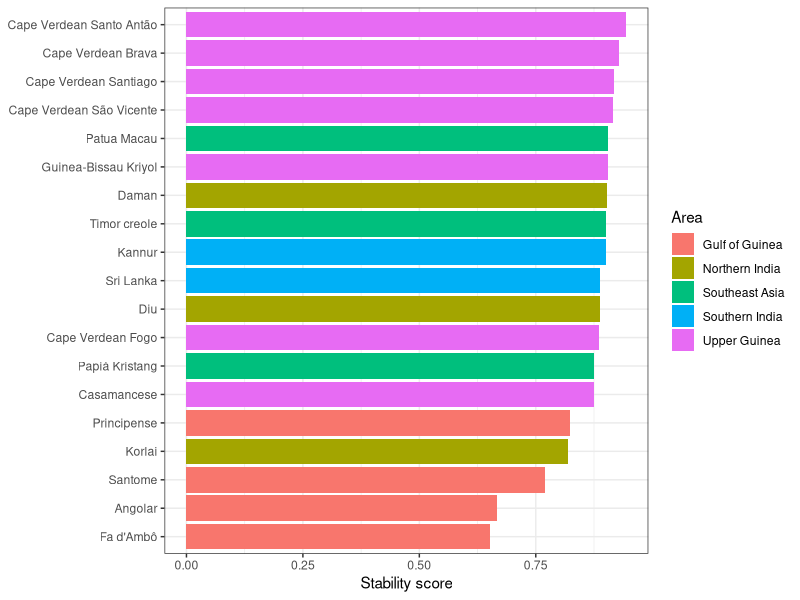
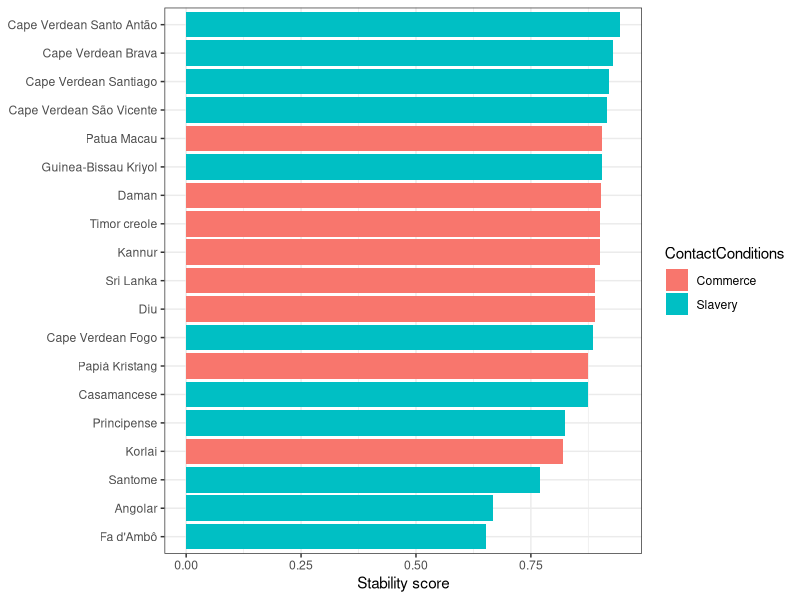
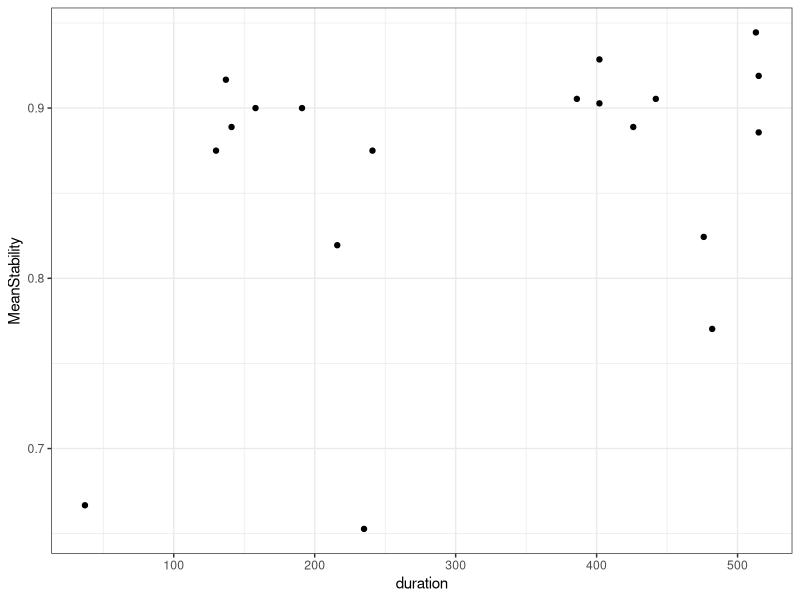
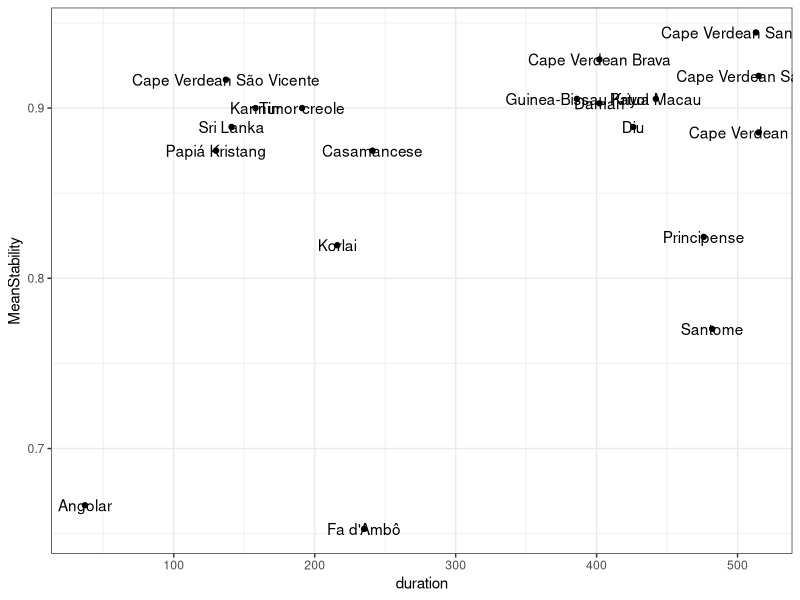
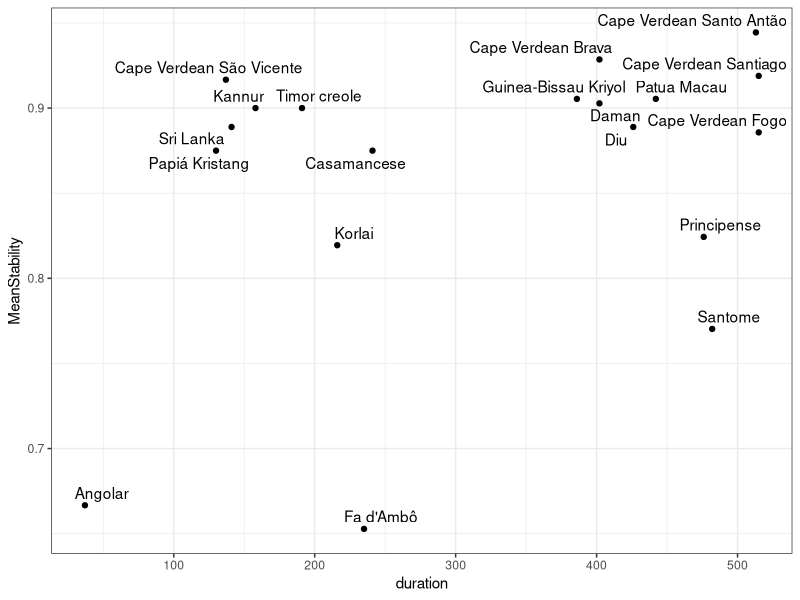
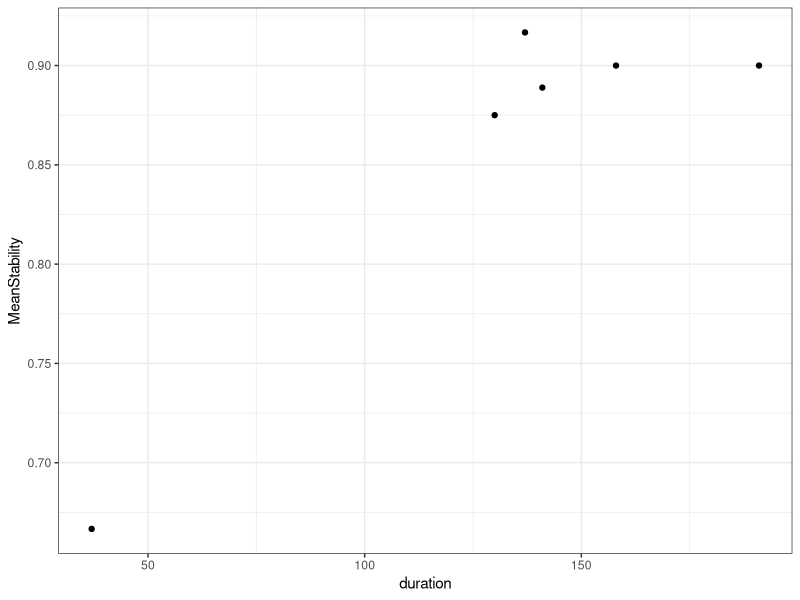
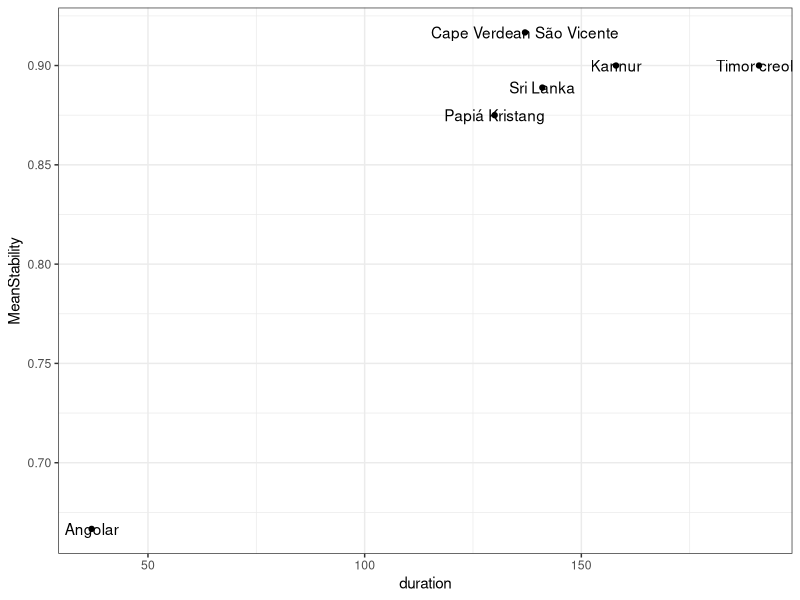
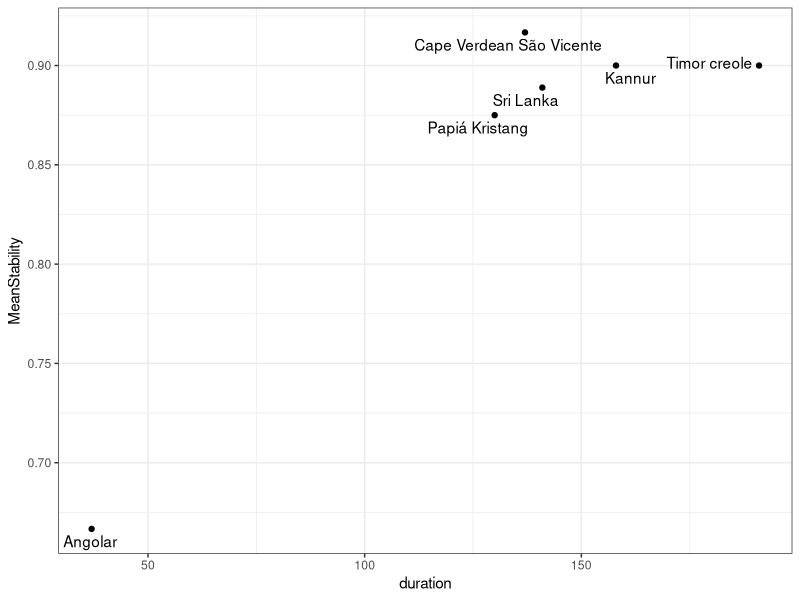

The R source for these figures, in order: (Note: this script raises an error after producing the figures.)
## ---- chunk 1
library(tidyverse)
library(knitr)
library(ggrepel)

theme_set(theme_bw())
## ---- chunk 2
# Because the private token keeps resetting...
# database <- read_csv('https://raw.githubusercontent.com/CreoPhon/CreoPhonPt/main/Creoles.csv?token=AAIGDLS6YB3YSYW7QJWERXDBVYPOE')
# write_csv(database, 'database.csv')
database <- read_csv('database.csv')
## ---- chunk 3
database %>% head() %>% kable()
## ---- chunk 4
database$duration <- database$`EndOfInfluence` - database$`FirstMajorSettlement`
## ---- chunk 5
database <- mutate(database, GlobalStability = (PlaceStability + MannerStability)/2)
# table(database$Language, database$GlobalStability)
## ---- chunk 6
database <- database %>% mutate(duration_group = ifelse(duration <= 200, 'short', 'long'))
## ---- chunk 7
database <- database %>% mutate(categorical_stability = ifelse(PlaceStability == 1 & MannerStability == 1, 'no manner/no place', NA))

database <- database %>% mutate(categorical_stability = ifelse(PlaceStability == 1 & MannerStability == 0, 'manner/no place', categorical_stability))

database <- database %>% mutate(categorical_stability = ifelse(PlaceStability == 0 & MannerStability == 1, 'no manner/place', categorical_stability))

database <- database %>% mutate(categorical_stability = ifelse(PlaceStability == 0 & MannerStability == 0, 'manner/place', categorical_stability))

table(database$categorical_stability)
## ---- chunk 8
creole_stability <- database %>% group_by(Language, Area, duration, duration_group, ContactConditions) %>% summarize(MeanStability = mean(GlobalStability, na.rm = TRUE))
## ---- chunk 9
ggplot(creole_stability) + 
  geom_bar(aes(x = MeanStability, y = reorder(Language, MeanStability), fill = Area), 
           stat = "identity", show.legend = TRUE) +
  theme(axis.title.y = element_blank()) +
  labs(x = "Stability score")
## ---- chunk 10
table(creole_stability$Area)
## ---- chunk 11
ggplot(creole_stability) + 
  geom_bar(aes(x = MeanStability, y = reorder(Language, MeanStability), fill = ContactConditions), 
           stat = "identity", show.legend = TRUE) +
  theme(axis.title.y = element_blank()) +
  labs(x = "Stability score")
## ---- chunk 12
ggplot(creole_stability, aes(x=duration, y=MeanStability)) +
  geom_point()

ggplot(creole_stability, aes(x=duration, y=MeanStability)) +
  geom_point() +
  geom_text(label=creole_stability$Language)

ggplot(creole_stability, aes(x=duration, y=MeanStability)) +
  geom_point() +
  geom_text_repel(aes(label = creole_stability$Language))
## ---- chunk 13
msd <- lm(MeanStability ~ duration, data=creole_stability)
summary(msd)
## ---- chunk 14
tmp_short <- creole_stability %>% filter(duration <= 200)
tmp_long <- creole_stability %>% filter(duration > 200)
## ---- chunk 15
ggplot(tmp_short, aes(x=duration, y=MeanStability)) +
  geom_point()

ggplot(tmp_short, aes(x=duration, y=MeanStability)) +
  geom_point() +
  geom_text(label=tmp_short$Language)

ggplot(tmp_short, aes(x=duration, y=MeanStability)) +
  geom_point() +
  geom_text_repel(aes(label = tmp_short$Language))
## ---- chunk 16
ggplot(tmp_long, aes(x=duration, y=MeanStability)) +
  geom_point()

ggplot(tmp_long, aes(x=duration, y=MeanStability)) +
  geom_point() +
  geom_text(label=tmp_long$Language)

ggplot(tmp_long, aes(x=duration, y=MeanStability)) +
  geom_point() +
  geom_text_repel(aes(label = tmp_long$Language))
## ---- chunk 17
msd <- lm(MeanStability ~ duration + duration_group * duration, data=creole_stability)
summary(msd)

ggplot(creole_stability, aes(x = duration, y = MeanStability, color = duration_group)) +
  geom_smooth(method = "lm") +
  geom_point()
## ---- chunk 18
library(mgcv)
# Factorize duration_group
creole_stability$duration_group = as.factor(creole_stability$duration_group)

# Model with an interaction between duration_group and duration
# (with maximum of cubic-spline fit)
msd.gam <- gam(MeanStability ~ duration_group + s(duration, k=3) + s(duration, by=duration_group, k=3), data=creole_stability)

summary(msd.gam)

plot(msd.gam, all.terms=T, shade=T, pages=1)

qqnorm(resid(msd.gam)); qqline(resid(msd.gam))

msd.gam.trimmed <- gam(MeanStability ~ duration_group + s(duration, k=3) + s(duration, by=duration_group, k=3), data=creole_stability %>% filter(MeanStability>0.7))

summary(msd.gam.trimmed)

plot(msd.gam.trimmed, sel=1, shade=T, ylab="Effect on mean stability", xlab="Duration of influence", residuals=T, main="Main effect of duration", cex=5, pch=".", col='dodgerblue'); abline(h=0, lty=2, col="red")

plot(msd.gam.trimmed, sel=2, shade=T, ylab="Effect on mean stability", xlab="Duration of influence", main="Long-term influence", col='dodgerblue'); abline(h=0, lty=2, col="red")

plot(msd.gam.trimmed, sel=3, shade=T, ylab="Effect on mean stability", xlab="Duration of influence", main="Short-term influence", col='dodgerblue'); abline(h=0, lty=2, col="red")

# (dotted lines indicate error)
plot(msd.gam.trimmed, all.terms=T, sel=4, ylab="Effect on mean stability", xlab="Duration group", main="Main effect of duration group")

# checking out the model performance
qqnorm(resid(msd.gam.trimmed)); qqline(resid(msd.gam.trimmed)) # meh
## ---- chunk 19
ggplot(database, aes(duration, MannerStability, colour=duration_group)) + 
  geom_point() + 
  geom_smooth(method = "lm") +
  facet_wrap(~Class)
## ---- chunk 20
ggplot(database, aes(duration, GlobalStability, colour=duration_group)) + 
  geom_point() + 
  geom_smooth() +
  facet_wrap(~Class)
## ---- chunk 21
ggplot(database, aes(duration, PlaceStability, colour=duration_group)) + 
  geom_point() + 
  geom_smooth(method = "lm") +
  facet_wrap(~LexifierPhoneme)
## ---- chunk 22
ggplot(database, aes(duration, MannerStability, colour=duration_group)) + 
  geom_point() + 
  geom_smooth() +
  facet_wrap(~LexifierPhoneme)
## ---- chunk 23
ggplot(database, aes(duration, GlobalStability, colour=duration_group)) + 
  geom_point() + 
  geom_smooth() +
  facet_wrap(~LexifierPhoneme)
## ---- chunk 24
place_results <- database %>% group_by(LexifierPhoneme) %>% summarize(mplace = mean(PlaceStability, na.rm = TRUE))
manner_results <- database %>% group_by(LexifierPhoneme) %>% summarize(mmanner = mean(MannerStability, na.rm = TRUE))

consonant_stability <- left_join(place_results, manner_results, by = "LexifierPhoneme")

class <- c("nasal", "rhotic", "lateral", "fricative", "stop", "stop", "fricative", "stop", "stop", "lateral", "nasal", "nasal", "stop", "rhotic", "fricative", "stop", "affricate", "fricative", "fricative")

consonant_stability_class <- cbind(consonant_stability, class)
## ---- chunk 25
ggplot(consonant_stability, aes(y = mmanner, x = mplace, label = LexifierPhoneme, color=class)) +
  geom_point(position= "dodge") + 
  geom_text(aes(label=LexifierPhoneme), hjust=3, vjust=0) +
  theme(axis.title.x = element_blank(),
        axis.title.y = element_blank())

ggplot(consonant_stability, aes(y = mmanner, x = mplace, fill=class)) +
  geom_point(position= "dodge", aes(color=class)) + 
  geom_text_repel(aes(label = LexifierPhoneme))
## ---- chunk 26
consonant_global_stability <- mutate(consonant_stability_class, mglobal = (mmanner + mplace)/2)

ggplot(consonant_global_stability) + 
  geom_bar(aes(x = mglobal, 
               y = reorder(LexifierPhoneme, mglobal),
               fill = class), stat = "identity", show.legend = TRUE) +
  labs(x = "Stability score", y = "Phoneme", fill = "Manner")
## ---- chunk 27
# qplot(x = duration, y = MeanStability, data = consonant_global_stability, color = duration_group) +
#  geom_smooth(method = "lm") 
## ---- chunk 28
library(lmerTest)

# Factorizing
mod.db = database %>%
              as.data.frame() %>%
              mutate(categorical_stability = as.factor(categorical_stability),
              Lexifier = as.factor(Lexifier),
              CreolePhoneme = as.factor(CreolePhoneme),
              Language = as.factor(Language))

# Remove singletons/doubletons
#goodies = names(table(mod.db$CreolePhoneme)>2)

#mod.db = mod.db %>%
#         filter(CreolePhoneme %in% goodies)
## ---- chunk 29
plot(mod.db$categorical_stability, mod.db$duration, notch=T)
## ---- chunk 30
table(mod.db$categorical_stability)

# Place stability
cat.mod.place = glmer(PlaceStability ~ log(duration) + (1|CreolePhoneme), data=mod.db, family="binomial")

summary(cat.mod.place)

# Manner stability
cat.mod.manner = glmer(MannerStability ~ log(duration) + (1|CreolePhoneme), data=mod.db, family="binomial")

summary(cat.mod.manner)

# Duration group
cat.mod.group = glmer(as.factor(duration_group) ~ PlaceStability + MannerStability + (1|CreolePhoneme), data=mod.db, family="binomial", nAGQ=0)

summary(cat.mod.group)
## ---- chunk 31
data_by_position <- database %>% select(Position, LexifierPhoneme, PlaceStability, MannerStability) %>% mutate(Position = tolower(Position))

data_by_position$PlaceStability <- as.numeric(data_by_position$PlaceStability)

data_by_position$MannerStability <- as.numeric(data_by_position$MannerStability)
## ---- chunk 32
position_stability <- mutate(data_by_position, GlobalStability = (PlaceStability + MannerStability)/2)

position_results <- position_stability %>% group_by(LexifierPhoneme, Position) %>% summarize(m = mean(GlobalStability, na.rm = TRUE))
## ---- chunk 33
position_results$Position <- factor(position_results$Position, levels = c('word-initial', 'word-medial', 'word-final'))

ggplot(position_results, aes(x = LexifierPhoneme, y = m, fill = Position)) + 
  geom_col(position = position_dodge2(width = 0.9, preserve = "single")) +
  theme(axis.title.x = element_blank(),
        axis.title.y = element_blank())
## ---- chunk 34
ggplot(position_results) + 
  geom_bar(aes(x = m,
               y = reorder(LexifierPhoneme, m),
               fill = Position), 
           stat = "identity", 
           show.legend = TRUE,
           position = "dodge2") +
  labs(x = "Stability score", y = "Phoneme", fill = "Position")
## ---- chunk 35
# TODO: update what we show, flip horizontally, change colors
position_results1 <- position_results %>% pivot_wider(names_from = Position, values_from = m)

different_position <- subset(position_results1, position_results1$`word-initial` != position_results1$`word-medial` | position_results1$`word-final` != position_results1$`word-medial`)

different_position_results <- different_position %>% pivot_longer(c(`word-initial`, `word-medial`, `word-final`), names_to = "Position", values_to = "m")

different_position_results$Position <- factor(different_position_results$Position, levels = c('word-initial', 'word-medial', 'word-final'))

ggplot(different_position_results, 
       aes(x = LexifierPhoneme, y = m, fill = Position)) + 
  geom_col(position = position_dodge2(width = 0.9, preserve = "single"))
## ---- chunk 36
# TODO: reorder doesn't work here
ggplot(different_position_results) + 
  geom_bar(aes(x = m,
               y = reorder(LexifierPhoneme, m),
               fill = Position), 
           stat = "identity", 
           show.legend = TRUE,
           position = "dodge2") +
  labs(x = "Stability score", y = "Phoneme", fill = "Position")
## ---- chunk 37
m <- lm(MeanStability ~ ContactConditions, data=creole_stability)
summary(m)

ggplot(creole_stability, aes(x = ContactConditions, y = MeanStability, fill = ContactConditions)) +
  geom_smooth(method = "lm") +
  geom_violin()
## ---- chunk 38
m <- lm(MeanStability ~ duration + ContactConditions * duration, data=creole_stability)
summary(m)

ggplot(creole_stability, aes(x = duration, y = MeanStability, color = ContactConditions)) +
  geom_smooth(method = "lm") +
  geom_point()
